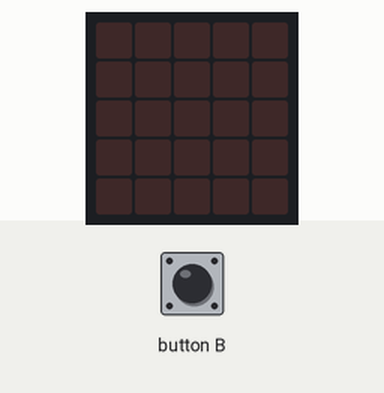
Recording of a program running on a simulated BBC micro:bit (MakeCode). Parts: the board's 5×5 LED display. The test bench sets the inputs (shaded band).

Above: at 1.2 s.
1.3 s: button B pressed for 0.15 s
At 1.55 s:
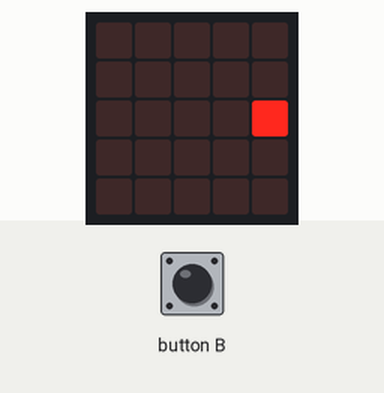
At 1.95 s:
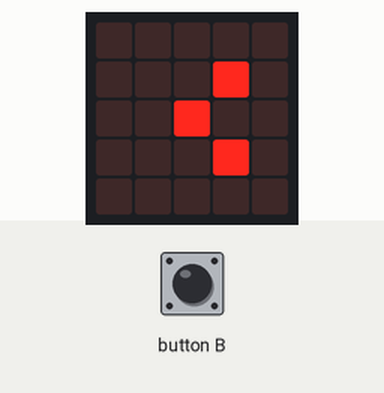
4.3 s: button B pressed for 0.15 s
At 7.55 s:
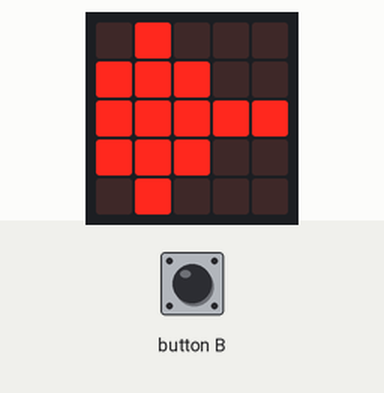
Timing chart, 0 to 9.1 s (numbered marks = the images above; inputs shaded):
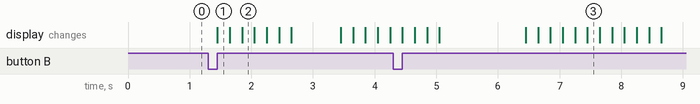

Measured:
- after the input at 1.3 s, the display: changes after 0.15 s (image 1)
- after the input at 4.3 s, the display: first differs from a run without the input after 3.2 s (image 3)

The program:

main.ts
```typescript
input.onButtonPressed(Button.B, function () {
    images.createBigImage(`
        . . . . . . . . . .
        . # . . . . . . . .
        # . . . . . . . . .
        . # . . . . . . . .
        . . . . . . . . . .
        `).scrollImage(1, 200)
    images.createBigImage(`
        . . . . . . . . . .
        . # . # . . . . . .
        # # # . . . . . . .
        . # . # . . . . . .
        . . . . . . . . . .
        `).scrollImage(1, 200)
    images.createBigImage(`
        . . . . . # . # . .
        . . . . . . # # # .
        . . . . . # # # # #
        . . . . . . # # # .
        . . . . . # . # . .
        `).scrollImage(-1, 200)
})
```

test.ts
```typescript
// ide kerülnek a tesztek; a rendszer ezt nem kompilálja, ha a csomagot bővítményként használják.
```
